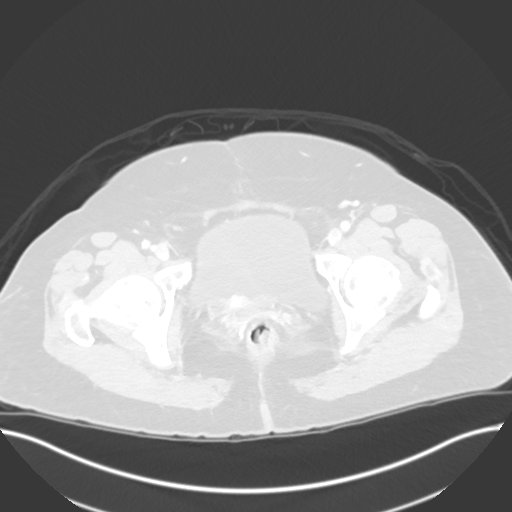
#> input picture feature_extraction_methods/cancer2.jpg, 512 x 512 px
$ python fourier_transform.py
#> lines starting #> are read from the running program, lines starting #| are printed output that depends on the picture; after the words box and inside, x2 and y2 are one past the last pixel; in counts of white or black regions, pixels touching at a corner belong together
### feature_extraction_methods/dummy_roi_extractor.py
import numpy as np
import matplotlib.pyplot as plt
import cv2 as cv
from sklearn.neighbors import KDTree
from math import dist

original_image = cv.imread('cancer2.jpg')
#> original_image is the input picture: shape (512, 512, 3); min 41, max 255, mean 141.8
gray_image = cv.cvtColor(original_image, cv.COLOR_BGR2GRAY)
mask_image = cv.imread('mask2.png', cv.IMREAD_GRAYSCALE).astype(np.float32)
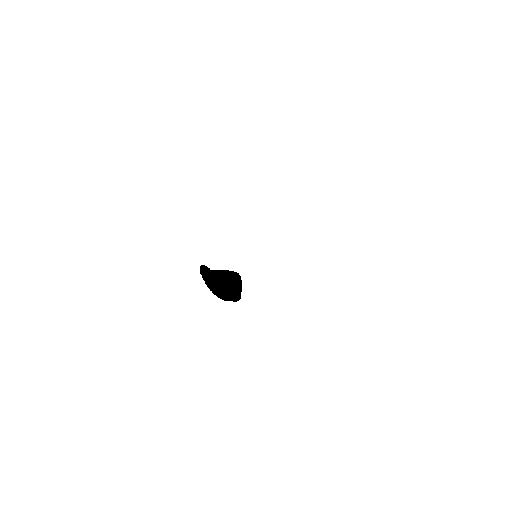
#> input picture feature_extraction_methods/mask2.png, 512 x 512 px
#> mask_image: shape (512, 512) float32; 99.6% white; 1 black region, box (x1, y1, x2, y2) and area: (200, 265, 242, 302) 1038
mask_image = (255.0 - mask_image) / 255.0  # reversing the mask
gray_image = gray_image.squeeze()
mask_image = mask_image.squeeze()

# [4 lines of commented-out code are left out]

roi_width = 128
roi_height = 128
overlap = 0.25
max_rois_per_image = 12


def extract_cancer_roi():
    image = gray_image
    mask = mask_image

    bbox = compute_bounding_box(mask)

    # Extract pixel values within the bounding box where mask is 255
    rmin, cmin, rmax, cmax = bbox
    bbox_region_image = image[rmin:rmax, cmin:cmax]  # Image region within bbox

    fig, axes = plt.subplots(1, 3, figsize=(15, 5))

    axes[0].imshow(image, cmap='gray')
    axes[0].set_title(f"Image")
    axes[0].axis('off')

    axes[1].imshow(mask, cmap='gray')
    axes[1].set_title('Mask')
    axes[1].axis('off')

    axes[2].imshow(image, cmap='gray')
    axes[2].add_patch(
        plt.Rectangle(
            (bbox[1], bbox[0]), bbox[3] - bbox[1], bbox[2] - bbox[0],
            fill=False, edgecolor='red', linewidth=1
            )
        )
    axes[2].set_title('Image with Bounding Box')
    axes[2].axis('off')

    plt.tight_layout()
    plt.show()

    return bbox_region_image


def extract_non_cancer_rois():
    """
    Extract non-cancer ROIs from the image with specified overlap.

    Args:
    image (numpy.ndarray): Input image array.
    mask (numpy.ndarray): Binary mask where 1 indicates cancer regions.
    roi_width (int): Width of the ROI to extract.
    roi_height (int): Height of the ROI to extract.
    overlap (float): Overlap between ROIs, value between 0 and 1.
    max_rois (int, optional): Maximum number of ROIs to extract. If None, extract all possible ROIs.

    Returns:
    list: List of extracted ROI arrays.
    """
    h, w = gray_image.shape
#> h = 512; w = 512
    stride_y = int(roi_height * (1 - overlap))
    stride_x = int(roi_width * (1 - overlap))

    rois = []
    locations = []
    for y in range(0, h - roi_height + 1, stride_y):
        for x in range(0, w - roi_width + 1, stride_x):
            roi = gray_image[y:y + roi_height, x:x + roi_width]
            roi_mask = mask_image[y:y + roi_height, x:x + roi_width]
            # [9 lines of commented-out code are left out]
            if np.sum(roi_mask) == 0:
                locations.append((y, x, y + roi_height, x + roi_width))
                rois.append(roi)

            if max_rois_per_image and len(rois) >= max_rois_per_image:
                neighbors = compute_neighbors(locations)
                print(neighbors)
                return rois, locations
#> after the loop, locations = [(0, 0, 128, 128), (0, 96, 128, 224), (0, 192, 128, 320), (0, 288, 128, 416), (0, 384, 128, 512), (96, 0, 224, 128), (96, 96, 224, 224), (96, 192, 224, 320), (96, 288, 224, 416), (96, 384, 224, 512), (192, 0, 320, 128), (192, 288, 320, 416)]; rois = 12 items

    return rois, locations


import matplotlib.pyplot as plt
import numpy as np


def visualize_non_cancerous_region():
    # Assuming gray_image and mask_image are already defined
    image = gray_image  # Grayscale image
    mask = mask_image  # Mask image

    # Compute bounding boxes
    _, bbox = extract_non_cancer_rois()

    # Plot setup
    fig, axes = plt.subplots(1, 3, figsize=(15, 5))

    # Display the grayscale image
    axes[0].imshow(image, cmap='gray')
    axes[0].set_title("Image")
    axes[0].axis('off')

    # Display the mask
    axes[1].imshow(mask, cmap='gray')
    axes[1].set_title('Mask')
    axes[1].axis('off')

    # Display the image with all bounding boxes
    axes[2].imshow(image, cmap='gray')
    for region in bbox:
        rmin, cmin, rmax, cmax = region
        axes[2].add_patch(
            plt.Rectangle(
                (cmin, rmin), cmax - cmin, rmax - rmin,
                fill=False, edgecolor='red', linewidth=1
                )
            )
    axes[2].set_title('Image with Bounding Boxes')
    axes[2].axis('off')

    plt.tight_layout()
    plt.show()
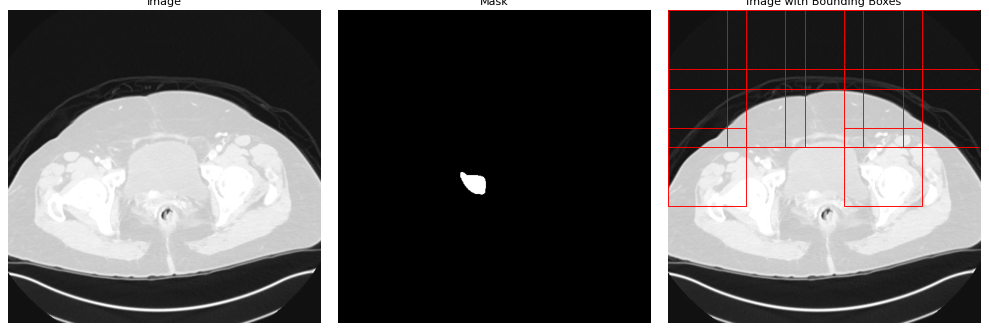
#> figure drawn by matplotlib, 3 panels


def compute_bounding_box(mask):
    rows = np.any(mask, axis=1)
    cols = np.any(mask, axis=0)
    rmin, rmax = np.where(rows)[0][[0, -1]]
#> rmin = 265; rmax = 301
    cmin, cmax = np.where(cols)[0][[0, -1]]
#> cmin = 200; cmax = 241
    return rmin, cmin, rmax, cmax
    # return rmin, cmin, rmax+5, cmax+20


def compute_neighbors(locations):
    roi_coordinates = [(x, y) for (y, x, _, _) in locations]
    kdt_tree = KDTree(roi_coordinates, leaf_size=30)  # metric='euclidean'
    distances, indices = kdt_tree.query(roi_coordinates, k=4)
    neighbor_indices = indices[:, 1:]  # Remove first column (self-reference)
    neighbor_distances = distances[:, 1:]  # Remove first column (self-reference)

    # for each roi in roi_coordinates, store its neighbor and the distance as key value pair
    neighbors_dict = {
        i: [{int(idx): float(dist)} for idx, dist in zip(neighbor_indices[i], neighbor_distances[i])]
        for i in range(len(roi_coordinates))
        }

    return neighbors_dict


visualize_non_cancerous_region()

### feature_extraction_methods/fourier_transform.py
import cv2 as cv
import numpy as np
from matplotlib import pyplot as plt
from feature_extraction_methods import dummy_roi_extractor

bbox_region_image = dummy_roi_extractor.extract_cancer_roi()
#> in extract_cancer_roi, `bbox = compute_bounding_box(mask)`: bbox = (265, 200, 301, 241)
#> in extract_cancer_roi, `rmin, cmin, rmax, cmax = bbox`: rmin = 265; cmin = 200; rmax = 301; cmax = 241
#> in extract_cancer_roi, `bbox_region_image = image[rmin:rmax, cmin:cmax]`:
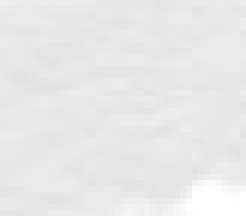
#> bbox_region_image: shape (36, 41) (shown 6 times larger); min 225, max 255, mean 232.2
#> in extract_cancer_roi, `plt.show()`:
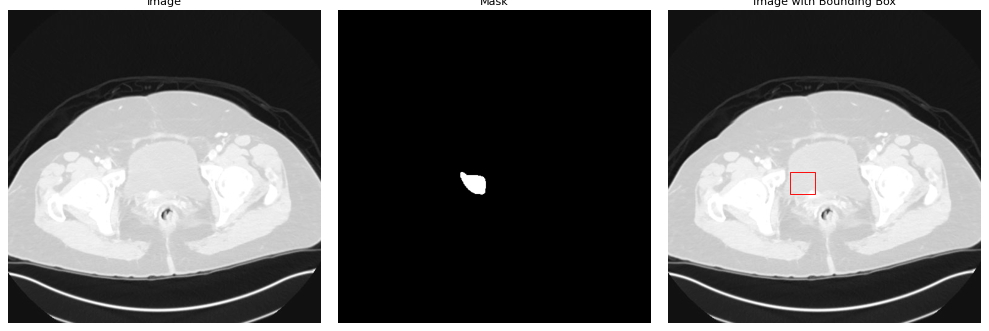
#> figure drawn by matplotlib, 3 panels
print("Original Image Length",len(bbox_region_image.reshape(-1)))
#| Original Image Length 1476
print(bbox_region_image.reshape(-1),"\n")
#> (printed output is left out)
DFT = cv.dft(np.float32(bbox_region_image), flags=cv.DFT_COMPLEX_OUTPUT)

# reposition the zero-frequency component to the spectrum's middle
fourier_shift = np.fft.fftshift(DFT)

# calculate the magnitude of the Fourier Transform - intensity of each frequency component
magnitude = 20 * np.log(cv.magnitude(fourier_shift[:, :, 0], fourier_shift[:, :, 1]))
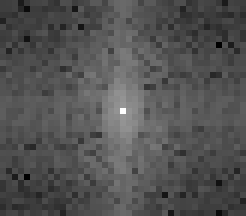
#> magnitude: shape (36, 41) float32 (shown 6 times larger); min -8.45, max 254.9, mean 76.9; drawn with min black and max white

# Scale the magnitude for display
magnitude = cv.normalize(magnitude, None, 0, 255, cv.NORM_MINMAX, cv.CV_8UC1) # range between 0 and 255
print("Transform length", len(magnitude.reshape(-1)))
#| Transform length 1476
print(magnitude.reshape(-1),"\n")
#> (printed output is left out)

# compute the center of the image
row, col = bbox_region_image.shape
#> row = 36; col = 41
center_row, center_col = row // 2, col // 2
#> center_row = 18; center_col = 20

# create a mask with a centered square of 1s
mask = np.ones((row, col, 2), np.uint8)
mask[center_row - 30:center_row + 30, center_col - 30:center_col + 30] = 0  # use high pass filter - only high
# frequency pass through

# put the mask and inverse DFT in place.
fft_shift = fourier_shift * mask
fft_ifft_shift = np.fft.ifftshift(fft_shift)
image_after_IFT = cv.idft(fft_ifft_shift)

# calculate the magnitude of the inverse DFT
image_after_IFT = cv.magnitude(image_after_IFT[:, :, 0], image_after_IFT[:, :, 1])
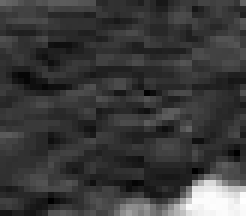
#> image_after_IFT: shape (36, 41) float32 (shown 6 times larger); min 332376.1, max 376869.9, mean 342695.1; drawn with min black and max white
print("Feature Length", len(image_after_IFT.reshape(-1)))
#| Feature Length 1476
print(image_after_IFT.reshape(-1))
#> (printed output is left out)


"""Visualization code"""

fig, axes = plt.subplots(1, 3, figsize=(10, 3))

axes[0].imshow(bbox_region_image, cmap='gray')
axes[0].set_title(f"Cancer ROI")
axes[0].axis('off')

axes[1].imshow(magnitude, cmap='gray')
axes[1].set_title('Fourier Transform of an image')
axes[1].axis('off')

axes[2].imshow(image_after_IFT, cmap='gray')
axes[2].set_title('Inverse Fourier Transform of an image')
axes[2].axis('off')

plt.tight_layout()
plt.show()
